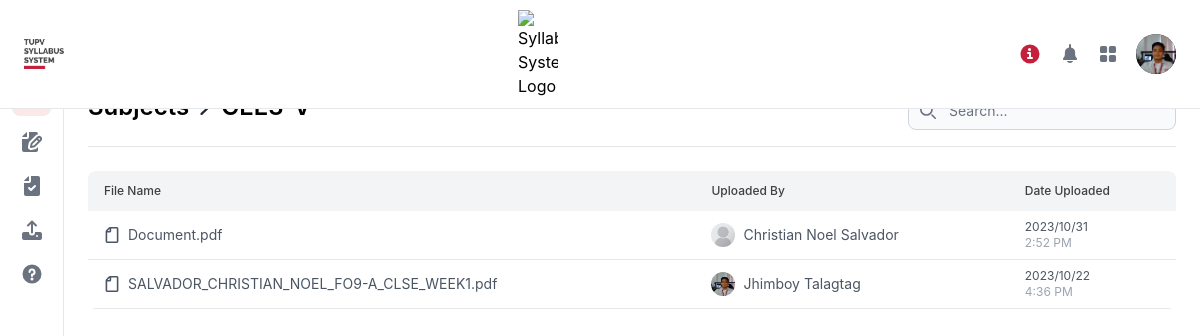
Screenshot of /user/syllabus/GEE3-V/index.php (signed in) with the database file from the repository.
### tables this page shows
CREATE TABLE `accounts_tbl` (
  `ID` int(11) NOT NULL,
  `user_picture` text NOT NULL,
  `userpic_fileloc` text NOT NULL,
  `tupv_id` text NOT NULL,
  `username` text NOT NULL,
  `password` text NOT NULL,
  `full_name` text NOT NULL,
  `department` text NOT NULL,
  `type` text NOT NULL
);

CREATE TABLE `syllabus_tbl` (
  `id` int(11) NOT NULL,
  `USERUPLOADID` int(11) NOT NULL,
  `NAMEUPLOAD` text NOT NULL,
  `SUBJECTS` text NOT NULL,
  `CODE` text NOT NULL,
  `TERM` text NOT NULL,
  `YEARS` text NOT NULL,
  `FILES` text NOT NULL,
  `FILELOC` text NOT NULL,
  `DATEUPLOAD` timestamp NOT NULL DEFAULT current_timestamp() ON UPDATE current_timestamp(),
  `dateAccepted` timestamp NULL DEFAULT current_timestamp()
);

### user/syllabus/GEE3-V/index.php (the view, shortened to what this page needs)
<?php
include '../../../php/conn.php';
?>
<!DOCTYPE html>
<html lang="en">
<head>
    <link rel="stylesheet" href="../../../src/css/main.css">
</head>
<body>
<?php
$page = 'syllabus';
include "../../../php/user_header.syllabusfiles.php";
$SUBJCODE = basename(dirname(__FILE__));
?>
<main class="sm:ml-[64px] sm:ml-6 p-4 md:p-6 mt-[60px]">
    <div class="block space-y-2 sm:flex items-center justify-between pb-4 border-b">
      <div class="flex items-center gap-2">
        <a href="../../" class="font-semibold text-lg sm:text-2xl">
        </a>
        <a href="./" class="font-semibold text-lg sm:text-2xl">
        </a>
      </div>
      <div>
        <div class="relative">
            <div class="absolute inset-y-0 left-0 flex items-center pl-3 pointer-events-none">
            </div>
            <input type="text" id="filter" class="block w-full p-2 pl-10 text-sm text-gray-900 border border-gray-300 rounded-lg bg-gray-50 focus:ring-blue-500 focus:border-blue-500 dark:bg-gray-700 dark:border-gray-600 dark:placeholder-gray-400 dark:text-white dark:focus:ring-blue-500 dark:focus:border-blue-500" placeholder="Search...">
        </div>
      </div>
    </div>
    <div class="mt-6">
        <div class="relative overflow-x-auto sm:rounded-lg">
            <table class="w-full text-sm text-left text-gray-500 dark:text-gray-400">
                <thead class="text-xs text-secondary bg-gray-100">
                    <tr>
                        <th scope="col" class="font-medium px-4 py-3">
                            <p class="hidden md:block">File Name</p>
                        </th>
                        <th scope="col" class="hidden md:table-cell font-medium px-4 py-3">
                            Uploaded By
                        </th>
                        <th scope="col" class="hidden md:table-cell font-medium px-4 py-3">
                            Date Uploaded
                        </th>
                    </tr>
                </thead>
                <tbody id="files">
                    <?php
                        $sql = "SELECT s.FILES, a.full_name, s.NAMEUPLOAD, s.DATEUPLOAD, a.user_picture
                        FROM syllabus_tbl s
                        LEFT JOIN accounts_tbl a ON s.USERUPLOADID = a.ID
                        WHERE s.CODE = '$SUBJCODE'
                        ORDER BY s.FILES ASC";
                        $stmt = $conn->prepare($sql);
                        $stmt->execute();
                        $data = $stmt->fetchAll();
                        if (count($data) == 0) {
                            ?>
                            <tr class="bg-white border-b">
                                <td colspan="3" class="px-4 py-2 text-sm font-normal text-center ">No files Uploaded</td>
                            </tr>
                            <?php
                        } else {
                        foreach ($data as $row):
                    ?>
                    <tr data-href="../../../files/syllabusfiles/<?php echo $row['FILES'];?>" class="clickable text-gray-600 cursor-pointer bg-white border-b dark:bg-gray-800 dark:border-gray-700 hover:bg-gray-50 dark:hover:bg-gray-600">
                        <th scope="row" class="px-4 py-2 text-sm font-normal">
                            <div class="flex gap-2 items-center">
                                <div>
                                </div>
                                <div>
                                    <h1><?php echo $row['FILES'];?></h1>
                                </div>
                            </div>
                        </th>
                        <td class="px-4 py-2 hidden md:table-cell">
                            <div class="flex gap-2 items-center">
                                <div class="w-6 h-6">
                                    <img class="rounded-full w-6 h-6 object-cover" src="../../../files/userpics/<?php echo ($row['user_picture'] ? $row['user_picture'] : 'default.jpg');?>" alt="">
                                </div>
                                <div>
                                    <h2><?php if($row['full_name'] == null) {echo $row['NAMEUPLOAD'];} else {echo $row['full_name'];}?></h2>
                                </div>
                            </div>
                        </td>
                        <td class="px-4 py-2 text-xs hidden md:table-cell">
                            <?php
                                $old_date_timestamp = strtotime($row['DATEUPLOAD']);
                                $date = date('Y/m/d', $old_date_timestamp);
                                echo $date;
                            ?>
                            <span class="block text-gray-400">
                                <?php
                                $time = date('g:i A', $old_date_timestamp);
                                echo $time
                                ?>
                            </span>
                        </td>
                    </tr>
                    <?php
                        endforeach;
                    }
                    ?>
                </tbody>
            </table>
        </div>
    </div>
</main>
</body>
</html>

### php/user_header.syllabusfiles.php (shortened to what this page needs)
<header class="antialiased">
    <nav class="fixed top-0 z-50 w-full bg-white border-b border-gray-200 px-4 lg:px-6 py-2.5 mx-auto dark:bg-gray-800">
        <div class="flex flex-wrap justify-between items-center">
            <div class="flex justify-start items-center">
                <a href="../../" class="flex">
                    <img src="../../../src/img/sslogo.png" class="w-10 object-cover" alt="Syllabus System Logo" />
                </a>
            </div>
            <div class="flex items-center md:order-2">
                <button data-modal-target="extralarge-modal" data-modal-toggle="extralarge-modal" class="p-2 mr-1 text-main rounded-lg hover:text-red-900 hover:bg-red-100" type="button">
                    <svg class="w-5 h-5" aria-hidden="true" xmlns="http://www.w3.org/2000/svg" fill="currentColor" viewBox="0 0 20 20">
                        <path d="M10 .5a9.5 9.5 0 1 0 9.5 9.5A9.51 9.51 0 0 0 10 .5ZM9.5 4a1.5 1.5 0 1 1 0 3 1.5 1.5 0 0 1 0-3ZM12 15H8a1 1 0 0 1 0-2h1v-3H8a1 1 0 0 1 0-2h2a1 1 0 0 1 1 1v4h1a1 1 0 0 1 0 2Z"/>
                    </svg>
                </button>
                <button type="button" data-tooltip-target="tooltip-notifications" data-tooltip-placement="bottom" data-dropdown-toggle="notification-dropdown" class="p-2 mr-1 text-gray-500 rounded-lg hover:text-gray-900 hover:bg-gray-100 dark:text-gray-400 dark:hover:text-white dark:hover:bg-gray-700 focus:ring-4 focus:ring-gray-300 dark:focus:ring-gray-600">
                </button>
                <button type="button" data-tooltip-target="tooltip-apps" data-tooltip-placement="bottom" data-dropdown-toggle="apps-dropdown" class="p-2 text-gray-500 rounded-lg hover:text-gray-900 hover:bg-gray-100 dark:text-gray-400 dark:hover:text-white dark:hover:bg-gray-700 focus:ring-4 focus:ring-gray-300 dark:focus:ring-gray-600">
                </button>
                <?php
                    $sql = "SELECT * FROM `accounts_tbl` WHERE id = {$_SESSION['ID']}";
                    $stmt = $conn->prepare($sql);
                    $stmt->execute();
                    $data = $stmt->fetchAll();
                    foreach ($data as $row):
                ?>
                <button type="button" class="flex mx-3 text-sm bg-gray-800 rounded-full md:mr-0 focus:ring-4 focus:ring-gray-300 dark:focus:ring-gray-600" id="user-menu-button" aria-expanded="false" data-dropdown-toggle="dropdown">
                    <div class="rounded-full">
                        <img class="w-10 h-10 object-cover rounded-full" src="../../../files/userpics/<?php echo $row['user_picture']?>" alt="user photo">
                    </div>
                </button>
                <?php
                    endforeach;
                ?>
            </div>
            <div class="items-center justify-between hidden w-full md:flex md:w-auto md:order-1" id="navbar-user">
                <img src="../../../src/img/tupvlogo.png" class="w-10" alt="Syllabus System Logo" />
            </div>
        </div>
    </nav>
    <aside id="logo-sidebar" class="fixed top-0 left-0 z-40 w-16 h-screen pt-20 transition-transform -translate-x-full bg-white border-r border-gray-200 sm:translate-x-0 dark:bg-gray-800 dark:border-gray-700" aria-label="Sidebar">
        <div class="h-full px-3 pb-4 overflow-y-auto bg-white dark:bg-gray-800">
            <ul class="space-y-2 font-medium">
                <li>
                    <a href="../../../user/" data-tooltip-target="tooltip-syllabus" data-tooltip-placement="left" class="flex items-center justify-center p-2 <?php if($page=='syllabus'){echo 'text-main bg-red-100';} else {echo 'hover:bg-gray-100 text-gray-500';}?> rounded-lg dark:text-white group">
                    </a>
                </li>
                <li>
                    <a href="../../../user/exammaker.php" data-tooltip-target="tooltip-exammaker" data-tooltip-placement="left" class="flex items-center justify-center p-2 <?php if($page=='exammaker'){echo 'text-main bg-red-100';} else {echo 'hover:bg-gray-100 text-gray-500';}?> rounded-lg dark:text-white group">
                    </a>
                </li>
                <li>
                    <a href="../../../user/examchecker.php" data-tooltip-target="tooltip-examchecker" data-tooltip-placement="left" class="flex items-center justify-center p-2 <?php if($page=='examchecker'){echo 'text-main bg-red-100';} else {echo 'hover:bg-gray-100 text-gray-500';}?> rounded-lg dark:text-white group">
                    </a>
                </li>
                <li>
                    <a href="../../../user/uploadsyllabus.php" data-tooltip-target="tooltip-uploadsyllabus" data-tooltip-placement="left" class="flex items-center justify-center p-2 <?php if($page=='uploadsyllabus'){echo 'text-main bg-red-100';} else {echo 'hover:bg-gray-100 text-gray-500';}?> rounded-lg dark:text-white group">
                    </a>
                </li>
                <li>
                    <a href="../../../user/questionbank.php" data-tooltip-target="tooltip-questionbank" data-tooltip-placement="left" class="flex items-center justify-center p-2 <?php if($page=='questionbank'){echo 'text-main bg-red-100';} else {echo 'hover:bg-gray-100 text-gray-500';}?> rounded-lg dark:text-white group">
                    </a>
                </li>
            </ul>
        </div>
    </aside>
</header>

### rows the page displays
accounts_tbl: user_picture (picture)
syllabus_tbl: FILES "Document.pdf", accounts_tbl.user_picture (placeholder picture), accounts_tbl.full_name "Christian Noel Salvador", DATEUPLOAD "2023/10/31", DATEUPLOAD "2:52 PM"
syllabus_tbl: FILES "SALVADOR_CHRISTIAN_NOEL_FO9-A_CLSE_WEEK1.pdf", accounts_tbl.user_picture (picture), accounts_tbl.full_name "Jhimboy Talagtag", DATEUPLOAD "2023/10/22", DATEUPLOAD "4:36 PM"
